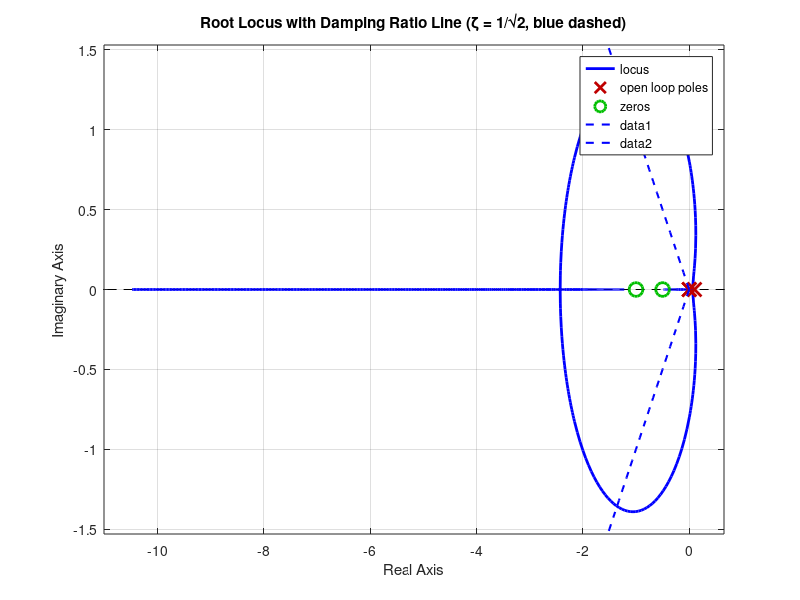

MATLAB code for this plot:
% 시스템 정의 (PD 제어기 포함)
s = tf('s');
G = (s + 1) / (s^2 * (s - 0.1));
C = (2*s + 1);   % PD controller
L = C * G;

% Root Locus 그리기
figure
rlocus(L)
hold on

% 감쇠비 ζ = 1/√2 에 해당하는 선을 직접 그림 (파란색 dashed)
zeta = 1 / sqrt(2);         % 감쇠비
theta = acos(zeta);         % 각도 (radian)

r = linspace(0, 5, 100);    % 반지름 (거리)

% 감쇠비 선 좌표 계산
x = -r * cos(theta);
y =  r * sin(theta);
plot(x,  y, 'b--', 'LineWidth', 1.5)  % 위쪽 선 (positive imag)
plot(x, -y, 'b--', 'LineWidth', 1.5)  % 아래쪽 선 (negative imag)

title('Root Locus with Damping Ratio Line (ζ = 1/√2, blue dashed)')
xlabel('Real Axis')
ylabel('Imaginary Axis')
grid on

% 루프를 통해 반복 선택 기능 추가
while true
    disp('Root Locus에서 극점을 클릭하세요 (창을 닫거나 Esc 누르면 종료됩니다)')
    try
        [K, poles] = rlocfind(L);  % 마우스로 클릭하여 K 및 극점 선택
        disp(['선택된 K: ', num2str(K)])
        disp('폐루프 극점:')
        disp(poles)
    catch
        disp('루트 로커스 선택이 종료되었습니다.')
        break
    end
end
